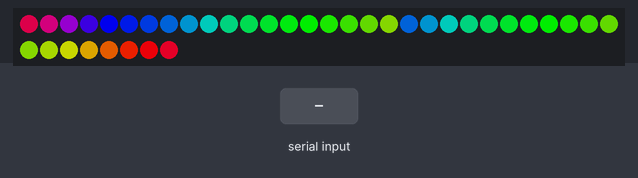
Simulated run of this sketch. Board: Arduino Uno, built with avr-gcc and run on an emulated ATmega328P. Shown: 38 RGB LEDs in strip order, left to right, continuing on the next row. The test bench sets the inputs (shaded band). Dim RGB values are drawn brighter than linear; colours are those a GRB WS2812 strip shows for the declared byte order.

Above: at 1.27 s.
1.3 s: "2\n" received over Serial
At 1.7 s:
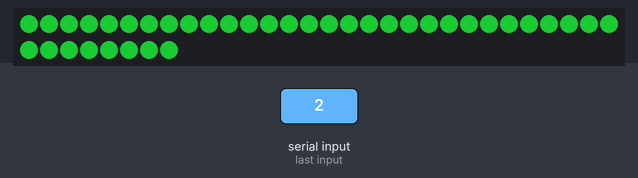
At 11.2 s:
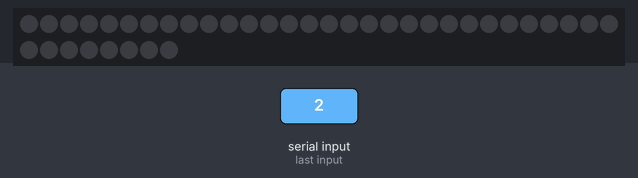
Timing chart, 0 to 11.9 s (numbered marks = the images above; inputs shaded):
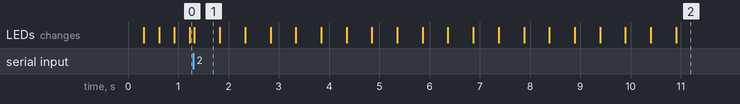

Measured:
- after the input at 1.3 s, the LEDs: change at once (image 1)
- what the display in image 1 shows lasts 0.5 s, from 1.3 s to 1.8 s

The sketch:

TestSketch.ino
```cpp
#include <FastLED.h>

#define NUM_LEDS 38

CRGB leds[NUM_LEDS];

#define PIN 13
int max_bright = 200;
int ledMode = 3;
int thissat = 255;
int index = 0;
int ihue = 0;

void one_color_all(int cred, int cgrn, int cblu) {
  for (int i = 0 ; i < NUM_LEDS; i++ ) {
    leds[i].setRGB( cred, cgrn, cblu);
  }
}

void setup()
{
  Serial.begin(9600);
  LEDS.setBrightness(max_bright);
  LEDS.addLeds<WS2812, PIN, RGB>(leds, NUM_LEDS);
  one_color_all(0, 0, 0);
  LEDS.show();
}

void set_color_led(int adex, int cred, int cgrn, int cblu) {
  leds[adex].setRGB( cred, cgrn, cblu);
}

void setPixel(int Pixel, byte red, byte green, byte blue) {
  leds[Pixel].r = red;
  leds[Pixel].g = green;
  leds[Pixel].b = blue;
}

void setAll(byte red, byte green, byte blue) {
  for (int i = 0; i < NUM_LEDS; i++ ) {
    setPixel(i, red, green, blue);
  }
  FastLED.show();
}

void RGBLoop(){
  for(int j = 0; j < 3; j++ ) {
    for(int k = 0; k < 256; k++) {
      switch(j) {
        case 0: setAll(k,0,0); break;
        case 1: setAll(0,k,0); break;
        case 2: setAll(0,0,k); break;
      }
      FastLED.show();
      delay(3);
    }
    for(int k = 255; k >= 0; k--) {
      switch(j) {
        case 0: setAll(k,0,0); break;
        case 1: setAll(0,k,0); break;
        case 2: setAll(0,0,k); break;
      }
      FastLED.show();
      delay(3);
    }
  }
}

void Strobe(byte red, byte green, byte blue, int StrobeCount, int FlashDelay, int EndPause) {
  for (int j = 0; j < StrobeCount; j++) {
    setAll(red, green, blue);
    FastLED.show();
    delay(FlashDelay);
    setAll(0, 0, 0);
    FastLED.show();
    delay(FlashDelay);
  }

  delay(EndPause);
}

void rainbow_loop() {
  index++;
  ihue = ihue + 10;
  if (index >= NUM_LEDS) {
    index = 0;
  }
  if (ihue > 255) {
    ihue = 0;
  }
  leds[index] = CHSV(ihue, thissat, 255);
  LEDS.show();
  delay(20);
}

void loop()
{
  if(Serial.available() > 0) {
    ledMode = Serial.parseInt();
  }
  switch(ledMode) {
  case 0: break;
  case 1: RGBLoop(); break;
  case 2: Strobe(0x88, 0x11, 0x22, 10, 500, 1000); break;
  case 3: rainbow_loop(); break;
  }
}
```
